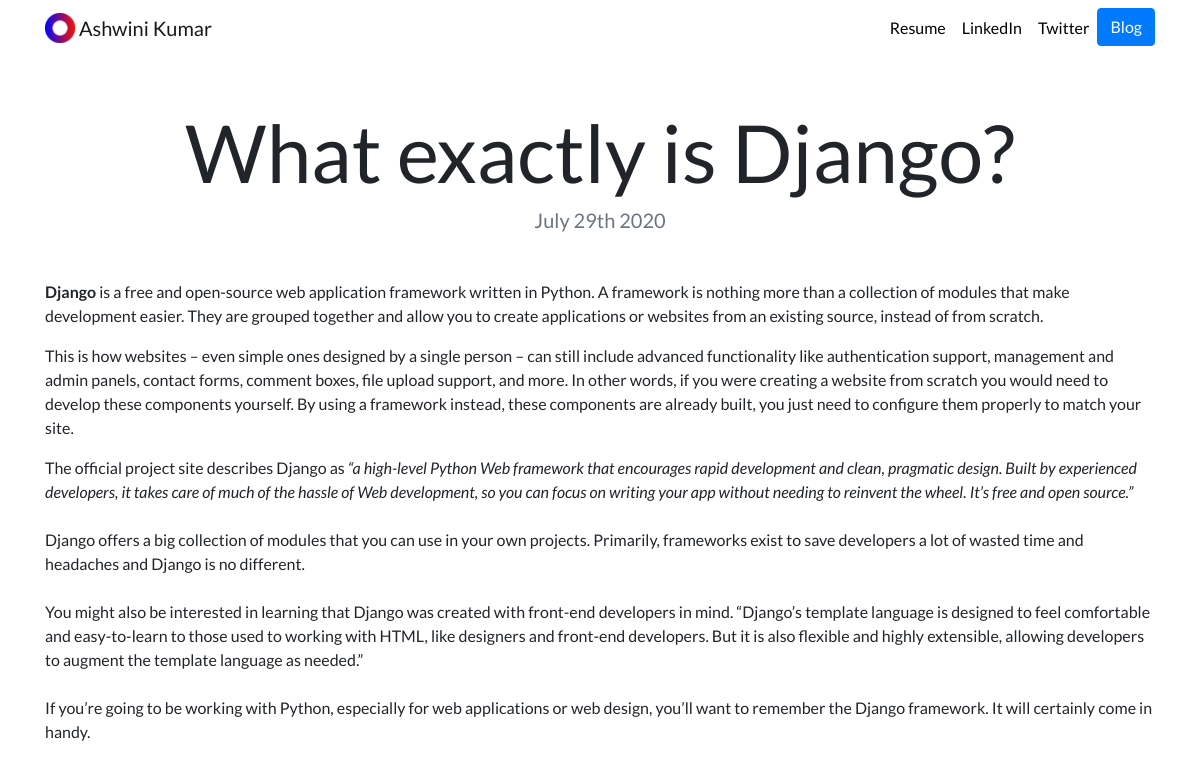
The app's page /blog/4/ with its own data.
### blog/models.py (models this page shows, shortened)
class Blog(models.Model):
    title = models.CharField(max_length=200)
    date = models.DateField()
    description = models.TextField()

### blog/views.py (the view)
# urls.py: path('<int:blog_id>/', views.detail, name='detail'),
def detail(request, blog_id):
    blog = get_object_or_404(Blog, pk=blog_id)
    return render(request, 'blog/detail.html', {'blog':blog})

### blog/templates/blog/detail.html
{% extends "portfolio/base.html" %}
{% load static %}
{% block content %}
<h1 class="text-center mt-5" id="blogdetailtitle">{{ blog.title }}</h1>
<h5 class="text-center text-muted mb-5">{{ blog.date|date:'F jS Y' }}</h5>
{{ blog.description|safe }}
{% endblock %}

### portfolio/static/portfolio/custom.css (style rules this page uses)
body { font-family: 'Lato', sans-serif; }
@media (min-width: 992px) { #blogdetailtitle { font-size: 5rem; } }

### records on screen
Blog: title "What exactly is Django?", date "July 29th 2020", description "Django is a free and open-source web application framework written in Python. A framework is nothing more than a collection of modules that make development easier. They are grouped together and allow you to create applications or websites from an existing source, instead of from scratch. This is how websites – even simple ones designed by a single person – can still include advanced functionality like authentication support, management and admin panels, contact forms, comment boxes, file upload support, and more. In other words, if you were creating a website from scratch you would need to develop these components yourself. By using a framework instead, these components are already built,…"
